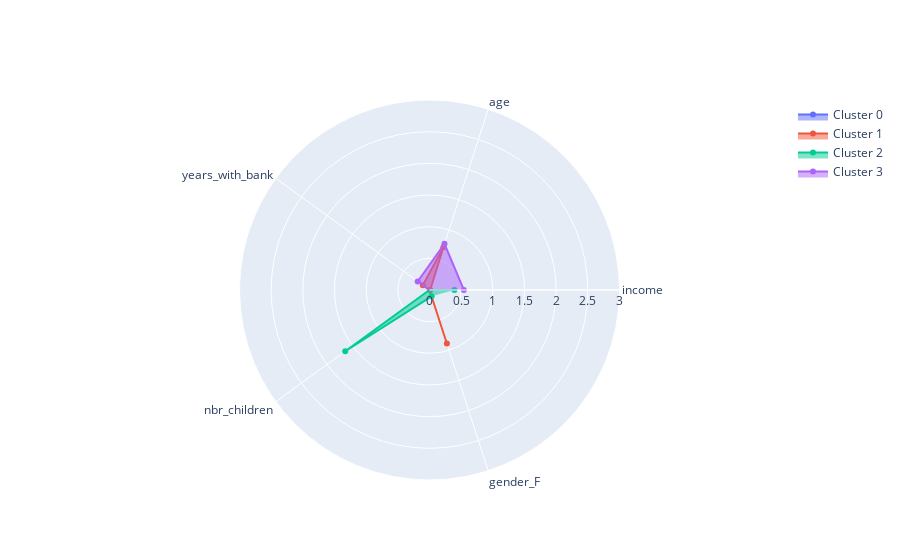

Notebook code cell kept with this figure:
### Code cell
features = list(means.columns)

fig = go.Figure()

clusters=[0,1,2,3]

for c in clusters:
    fig.add_trace(go.Scatterpolar(
          r=list(means.loc[c]),
          theta=features,
          fill='toself',
          name='Cluster '+str(c)
    ))

fig.update_layout(
      polar=dict(
        radialaxis=dict(
          visible=True,
          range=[0, 3]
        )),
      showlegend=True
    )

fig.show()

### Figure 1 — Plotly figure (JSON) as saved in the notebook; plotly's stock layout.template omitted (floating-point values rounded to 4 significant figures)
{"data": [{"fill": "toself", "name": "Cluster 0", "r": [-0.7609, -1.195, -0.1678, -0.5388, -0.04701], "theta": ["income", "age", "years_with_bank", "nbr_children", "gender_F "], "type": "scatterpolar"}, {"fill": "toself", "name": "Cluster 1", "r": [0.01093, 0.7096, 0.1303, -0.4377, 0.8872], "theta": ["income", "age", "years_with_bank", "nbr_children", "gender_F "], "type": "scatterpolar"}, {"fill": "toself", "name": "Cluster 2", "r": [0.3936, -0.2172, -0.206, 1.645, 0.1045], "theta": ["income", "age", "years_with_bank", "nbr_children", "gender_F "], "type": "scatterpolar"}, {"fill": "toself", "name": "Cluster 3", "r": [0.543, 0.7659, 0.2302, -0.3161, -1.127], "theta": ["income", "age", "years_with_bank", "nbr_children", "gender_F "], "type": "scatterpolar"}], "layout": {"autosize": true, "polar": {"angularaxis": {"type": "category"}, "radialaxis": {"autorange": false, "range": [0, 3], "type": "linear", "visible": true}}, "showlegend": true}}
